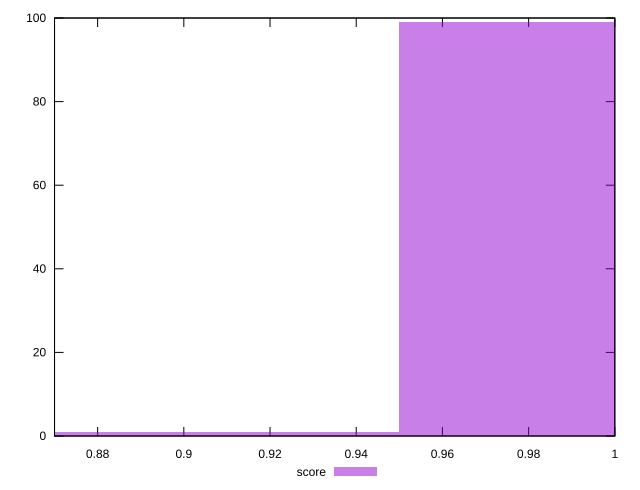

Reproduce this figure in gnuplot.
reset

$score <<EOF
1 99
0.9 1
EOF

set key outside below
set boxwidth 0.1
set xrange [0.87:1]
set yrange [0:100]
set trange [0:100]
set style fill transparent solid 0.5 noborder
set terminal svg size 640, 490 enhanced background rgb 'white'
set output "report_00026_2021-02-22T21:38:55.199Z/total-blocking-time/samples/pages+cached+noadtech+nomedia/score/histogram.svg"

plot $score title "score" with boxes

reset
